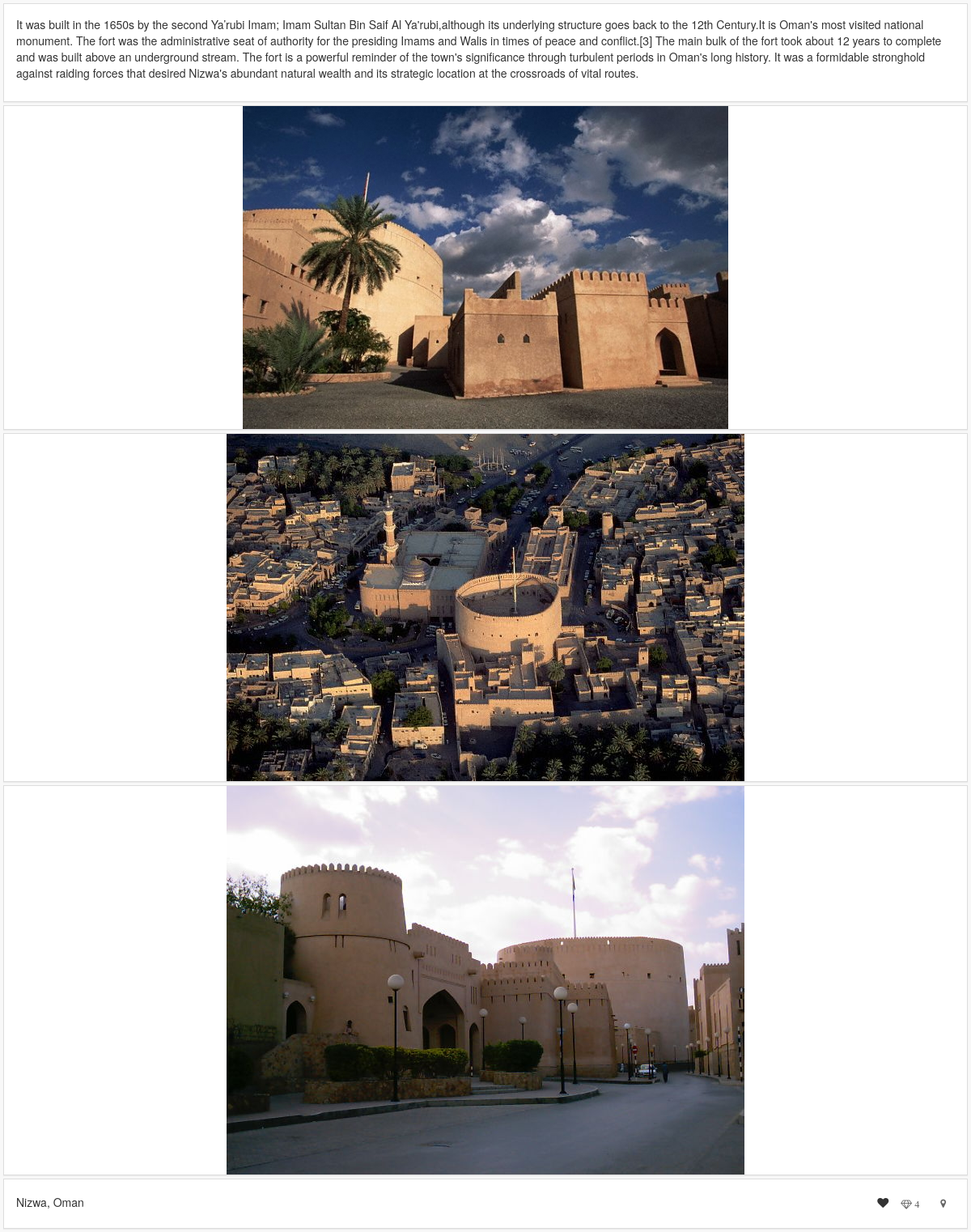
The app's page /appactivitesconntents/placeinfo.php?id=4 with its own data.
### tables this page shows
CREATE TABLE IF NOT EXISTS `place` (
`place_id` int(11) NOT NULL,
  `place_type` int(11) NOT NULL,
  `place_name` varchar(45) NOT NULL,
  `address` varchar(132) DEFAULT NULL,
  `place_location_lat` float DEFAULT NULL,
  `place_location_lng` float DEFAULT NULL,
  `place_admin_creator` int(11) NOT NULL,
  `view` int(1) NOT NULL DEFAULT '1' COMMENT '1 view , 0 unview',
  `description` text NOT NULL,
  `create_date` timestamp NOT NULL DEFAULT CURRENT_TIMESTAMP,
  `last_update` timestamp NOT NULL DEFAULT CURRENT_TIMESTAMP
);

### appactivitesconntents/server/appdboperations.php (called while the page is built, shortened)
<?php
class appdboperations {
    public static function getPlaceInformation($placeid) {
        try {
            $dbh = new PDO("mysql:host=" . DB_HOST . ";dbname=" . DB_NAME . "", DB_USERNAME, DB_PASSWORD, array(PDO::MYSQL_ATTR_INIT_COMMAND => "SET NAMES 'utf8'"));
            $dbh->setAttribute(PDO::ATTR_ERRMODE, PDO::ERRMODE_EXCEPTION);
            $sql = "SELECT
                    place.place_id,
                    place.place_name,
                    place.description,
                    DATE(place.create_date) AS createdate,
                    place.last_update,
                    place.create_date,
                    place.view,
                    place.place_admin_creator,
                    place.place_location_lng,
                    place.place_location_lat,
                    place.address,
                    place.place_type,
                    place_type.place_name AS placetype
                  FROM place
                    INNER JOIN place_type
                      ON place.place_type = place_type.place_id
                  WHERE place.view = 1 AND place.place_id = :id";
            $stmt = $dbh->prepare($sql);
            $stmt->bindParam(":id", $placeid, PDO::PARAM_INT);
            $stmt->execute();
            $result = $stmt->fetchAll(PDO::FETCH_ASSOC);
            return $result[0];
        } catch (PDOException $e) {
            echo $e->getMessage();
        }
    }
      public static function getPlaceImage($placeid) {
        try {
            $dbh = new PDO("mysql:host=" . DB_HOST . ";dbname=" . DB_NAME . "", DB_USERNAME, DB_PASSWORD, array(PDO::MYSQL_ATTR_INIT_COMMAND => "SET NAMES 'utf8'"));
            $sql = "SELECT place_image_id, image_title, image_path"
                    . " FROM place_image WHERE place_id = :id";
            $data = array();
            $stmt = $dbh->prepare($sql);
            $stmt->bindParam(":id", $placeid, PDO::PARAM_INT);
            $stmt->execute();
            $result = $stmt->fetchAll(PDO::FETCH_ASSOC);
            $index = 0;
            foreach ($result as $row) {
                $data[$index] = $row["image_path"].$row["image_title"];
                $index++;
            }
            return $data;
        } catch (PDOException $e) {
            echo $e->getMessage();
        }
    }
     public static function getItemsOnPlaceCount($placeid) {
        try {
            $dbh = new PDO("mysql:host=" . DB_HOST . ";dbname=" . DB_NAME . "", DB_USERNAME, DB_PASSWORD, array(PDO::MYSQL_ATTR_INIT_COMMAND => "SET NAMES 'utf8'"));
            $sql = 'SELECT count(*) as count FROM item WHERE item_place = '.  intval($placeid);
            foreach ($dbh->query($sql) as $row) {
                $count = $row['count'];
            }
            return $count;
        } catch (PDOException $e) {
            echo $e->getMessage();
        }
    }
}

### appactivitesconntents/placeinfo.php (the view, shortened to what this page needs)
<?php
try {
    include_once './server/appdboperations.php';
    $place = appdboperations::getPlaceInformation($_GET["id"]);
    ?>
    <html>
        <head>
            <link href="css/main.css" rel="stylesheet" type="text/css"/>
        </head>
        <body>
            <section class="main-placeinformation-section">
                <div class="panel panel-default placeinformation-card">
                    <div class="panel-body">
                        <p><?php echo $place["description"] ?></p>
                    </div>
                </div>
                <?php
                $placeimages = appdboperations::getPlaceImage($_GET["id"]);
                if (count($placeimages) > 0) {
                    for ($index = 0; $index < count($placeimages); $index++) {
                        ?>
                        <div class="panel panel-default placeinformation-card">
                            <div class="panel-image">
                                <center>
                                     <img style="max-width: 100%;" src="<?php echo $placeimages[$index]; ?>" class="panel-image-preview" />
                                </center>
                            </div>
                        </div>
                        <?php
                    }
                }
                ?>
                <div class="panel panel-default placeinformation-card">
                    <div class="panel-body">
                        <span style="float: left; margin-top: 3px;" id="place-address"><?php echo $place["address"] ?></span>
                        <span style="float: right;">
                            <?php
                            $itemcount = appdboperations::getItemsOnPlaceCount($_GET["id"]);
                            if ($itemcount > 0) {
                                ?>
                                <i class="fa fa-heart"></i>
                                <a class="btn btn-sm">
                                    <i class="fa fa-diamond"></i>
                                    <i class="fa"><?php echo $itemcount; ?></i>
                                </a>
                                <?php
                            }
                            ?>
                            <a href="*map~<?php echo $place["place_location_lat"]; ?>~<?php echo $place["place_location_lng"]; ?>" class="btn btn-sm" style=""><i class="fa fa-map-marker"></i></a>
                        </span>
                    </div>
                </div>
            </section>
        </body>
    </html>
    <?php
} catch (Exception $ex) {
}

### appactivitesconntents/css/main.css (style rules this page uses)
* { -webkit-touch-callout: none; -webkit-user-select: none; }
body { background: #f8f8f8; }
a { color: #666666; }
a:link { text-decoration: none; color: #666666; }
.panel { margin: 0px; }
.main-placeinformation-section { margin-top: 4px; }
.placeinformation-card { margin-bottom: 4px; border-radius: 0px; margin-left: 4px; margin-right: 4px; }

### records on screen
place: description "It was built in the 1650s by the second Ya’rubi Imam; Imam Sultan Bin Saif Al Ya'rubi,although its underlying structure goes back to the 12th Century.It is Oman's most visited national monument. The fort was the administrative seat of authority for the presiding Imams and Walis in times of peace and conflict.[3] The main bulk of the fort took about 12 years to complete and was built above an underground stream. The fort is a powerful reminder of the town's significance through turbulent periods in Oman's long history. It was a formidable stronghold against raiding forces that desired Nizwa's abundant natural wealth and its strategic location at the crossroads of vital routes.", address "Nizwa, Oman"

### other values on screen
$itemcount "4"
